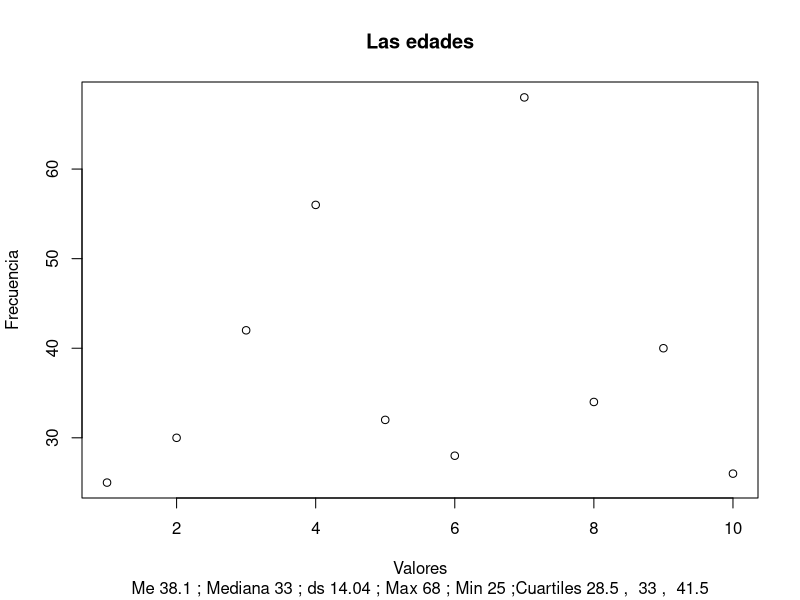

Generate this figure with R:
# Análisi descriptivo de diez edades
edades <- c(25, 30, 42, 56, 32, 28, 68, 34, 40, 26)
edades

# Los esadísticos comn summary()
summary(edades)


# Estadisticos con funciones específicas
media <- mean(edades)
mediana <- median(edades)
maximo <- max(edades)
minimo <- min(edades)
q1 <- quantile(edades, 0.25)
q2 <- quantile(edades, 0.50)
q3 <- quantile(edades, 0.75)

RI <- q3 - q1

# Visualizar los valores
# La funcion paste() es como print() pero puedes 
# concatenar poner varios valores en la misma instrucción, juntar elementos

paste("El valor mínimo es : ", minimo)
paste("El valor máximo es : ", maximo)
paste("La mediana es : ", mediana)
paste("El q1 es: ", q1)
paste("El q2 es: ", q2)
paste("El q3 es: ", q3)
paste("El Rango Intercuartilo es: ", RI)


# Nos falta la desviación estándar
varianza <- var(edades)
ds <- sd(edades) # sd es la funci[on en ingles y ds es la variable que yo pouse en espaniol

paste("La varianza es: ", varianza)
paste("La desv. std es: ", ds)


# Visualizar ...


plot(edades, 
     main = "Las edades",
     sub = paste("Me", round(media, 2), "; Mediana", round(mediana, 2),
                 "; ds", round(ds, 2), "; Max", round(maximo, 2), "; Min", round(minimo, 2),
                 ";Cuartiles", round(q1, 2), ", ", round(q2, 2), ", ", round(q3, 2)),
     xlab = "Valores",
     ylab = "Frecuencia")





